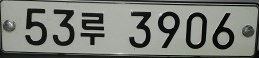
#> input picture true/sample_10_33.jpg, 259 x 58 px; its folder holds 4 pictures in this run
$ python svm.py   (older library calls are emulated)
#> lines starting #> are read from the running program, lines starting #| are printed output that depends on the picture
#> in getData, img is the input picture: shape (58, 259, 3); mean B, G, R 118.5, 124.5, 121.8
import os
import cv2
import numpy as np

data = []
labels = []

binCount = 100


def getDescribeVector(img):
    size = img.shape[:2]
#> size = (58, 259)
    w = size[1]/size[0]
#> w = 4.47
    meta = np.array([size[0], size[1], w])
#> meta = [58, 259, 4.47]

    # calculate grayscale image histogram
    img = cv2.resize(img, (520, 110))
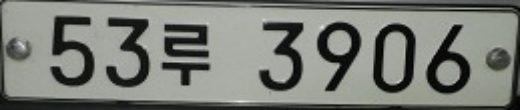
#> img: shape (110, 520, 3); mean of channels 0, 1, 2 118.4, 124.4, 121.7; drawn as B, G, R
    img = cv2.cvtColor(img, cv2.COLOR_BGR2GRAY)
#> img: shape (110, 520)
    img = cv2.equalizeHist(img)
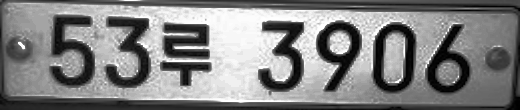
#> img: shape (110, 520); min 0, max 255, mean 129.7
    hist = cv2.calcHist([img], [0], None, [binCount], [0, 256])
#> hist = 100 values, max 2151 at index 93, min 0 at index 47, mean 572
    hist = np.resize(hist, [1, binCount])[0]

    # concatenate data
    return np.concatenate((hist, meta))


def getData(dirPath, label):
    for i in os.listdir(dirPath):
        # load image
        img = cv2.imread(dirPath+'/'+i)
        # if img == None:
        #     continue
        row = getDescribeVector(img)
#> row = 103 values, max 2151 at index 93, min 0 at index 47, mean 558.5

        data.append(row)
        labels.append(label)
#> pass 2 of the loop in getData, `for i in os.listdir(dirPath):`:
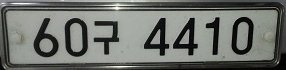
#> input picture true/sample_11_47.jpg, 286 x 70 px
#> in getData, img is the input picture: shape (70, 286, 3); mean B, G, R 108, 113, 109.9
#> in getDescribeVector (call 2), `img = cv2.resize(img, (520, 110))`:
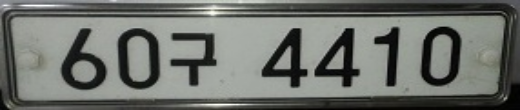
#> img: shape (110, 520, 3); mean of channels 0, 1, 2 107.9, 113, 109.9; drawn as B, G, R
#> in getDescribeVector (call 2), `img = cv2.equalizeHist(img)`:
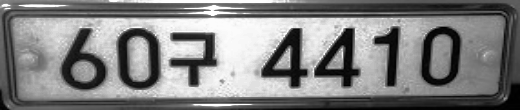
#> img: shape (110, 520); min 0, max 255, mean 128.9
#> hist = 100 values, max 1554 at index 87, min 0 at index 63, mean 572
#> row = 103 values, max 1554 at index 87, min 0 at index 63, mean 558.8
#> pass 3 of the loop in getData, `for i in os.listdir(dirPath):`:
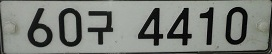
#> input picture true/sample_11_51.jpg, 272 x 54 px
#> in getData, img is the input picture: shape (54, 272, 3); mean B, G, R 121.5, 127.2, 123.4
#> in getDescribeVector (call 3), `img = cv2.resize(img, (520, 110))`:
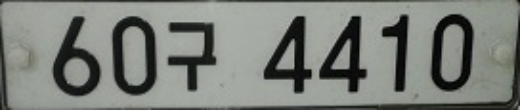
#> img: shape (110, 520, 3); mean of channels 0, 1, 2 121.3, 127.1, 123.3; drawn as B, G, R
#> in getDescribeVector (call 3), `img = cv2.equalizeHist(img)`:
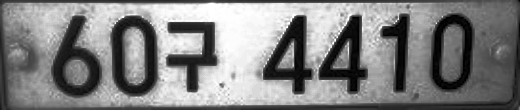
#> img: shape (110, 520); min 0, max 255, mean 129.6
#> hist = 100 values, max 2055 at index 77, min 0 at index 45, mean 572
#> row = 103 values, max 2055 at index 77, min 0 at index 45, mean 558.6
#> the loop made 4 passes; the first 3 are shown


getData('./true', 1)
getData('./false', 0)
#> (the run stopped early here; a loop or call above may not have finished)
